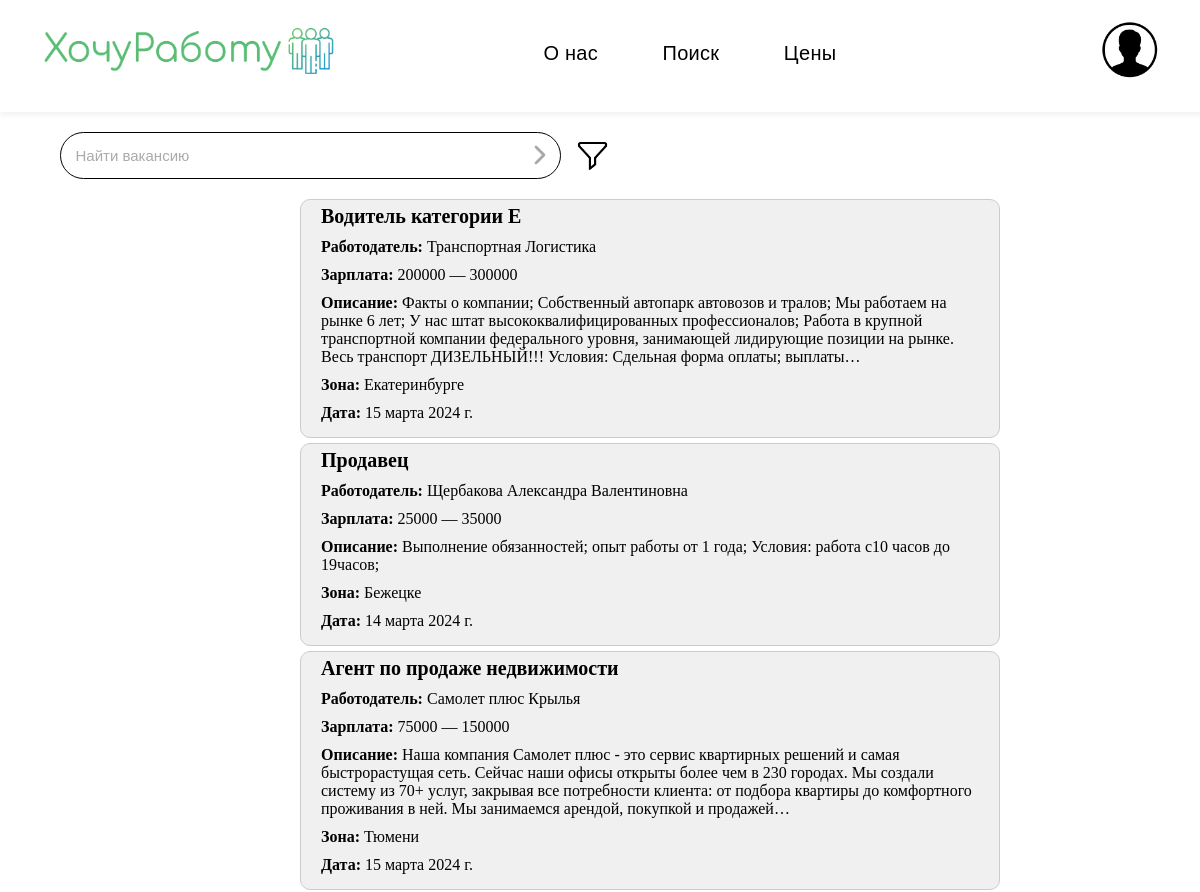
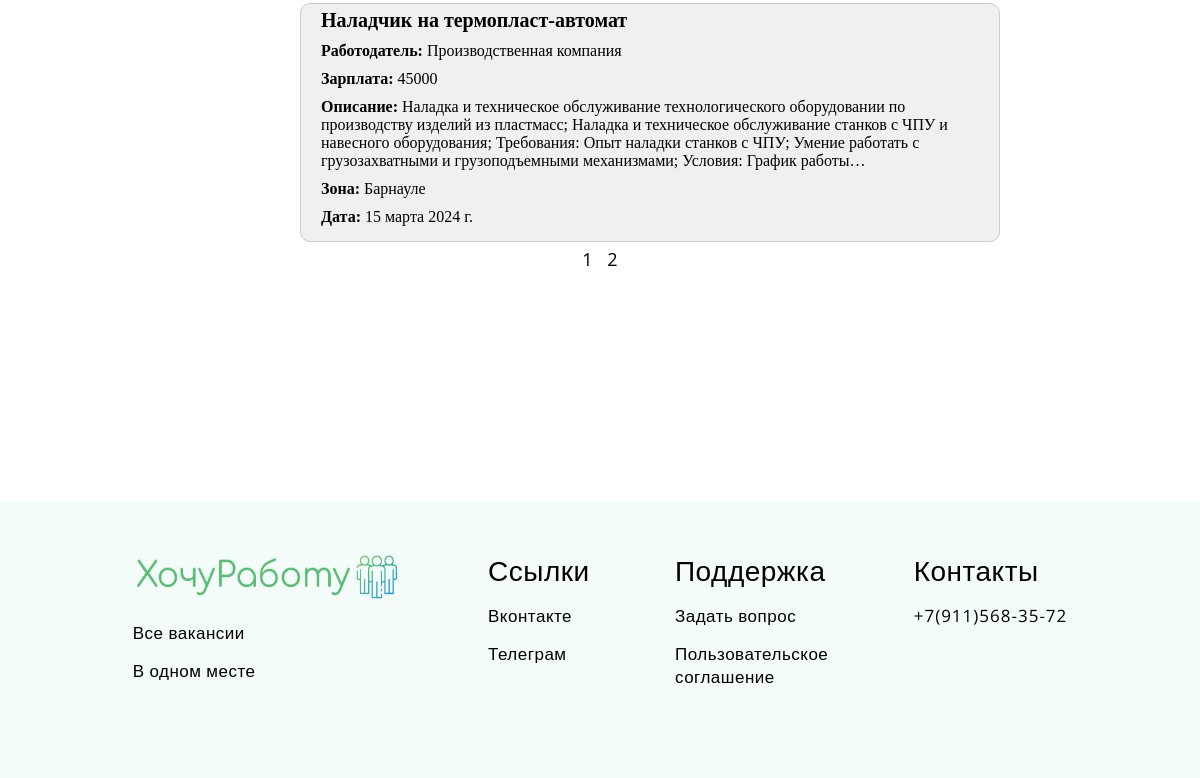
/search?page=2, run on an earlier commit of the app's database (2 pictures, top to bottom).
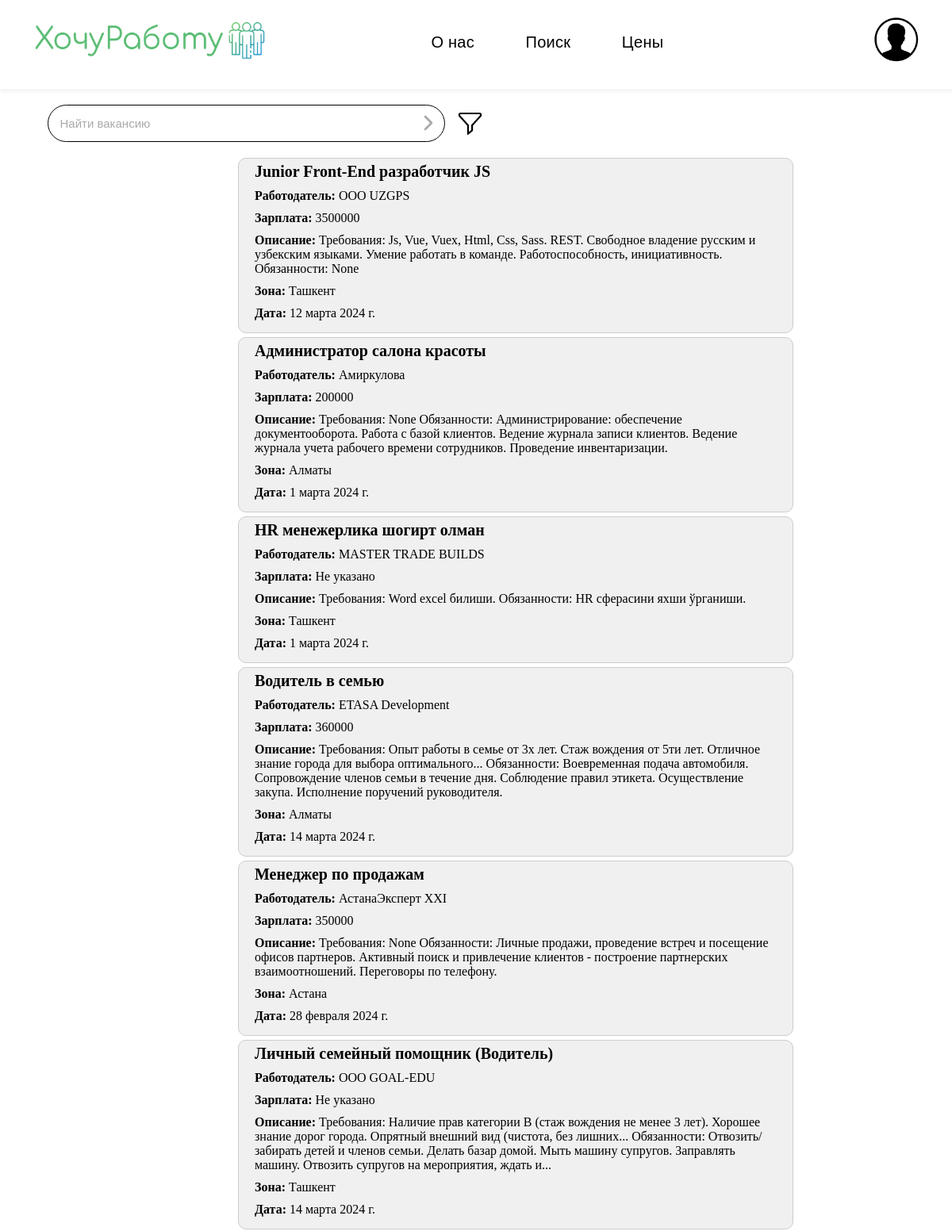
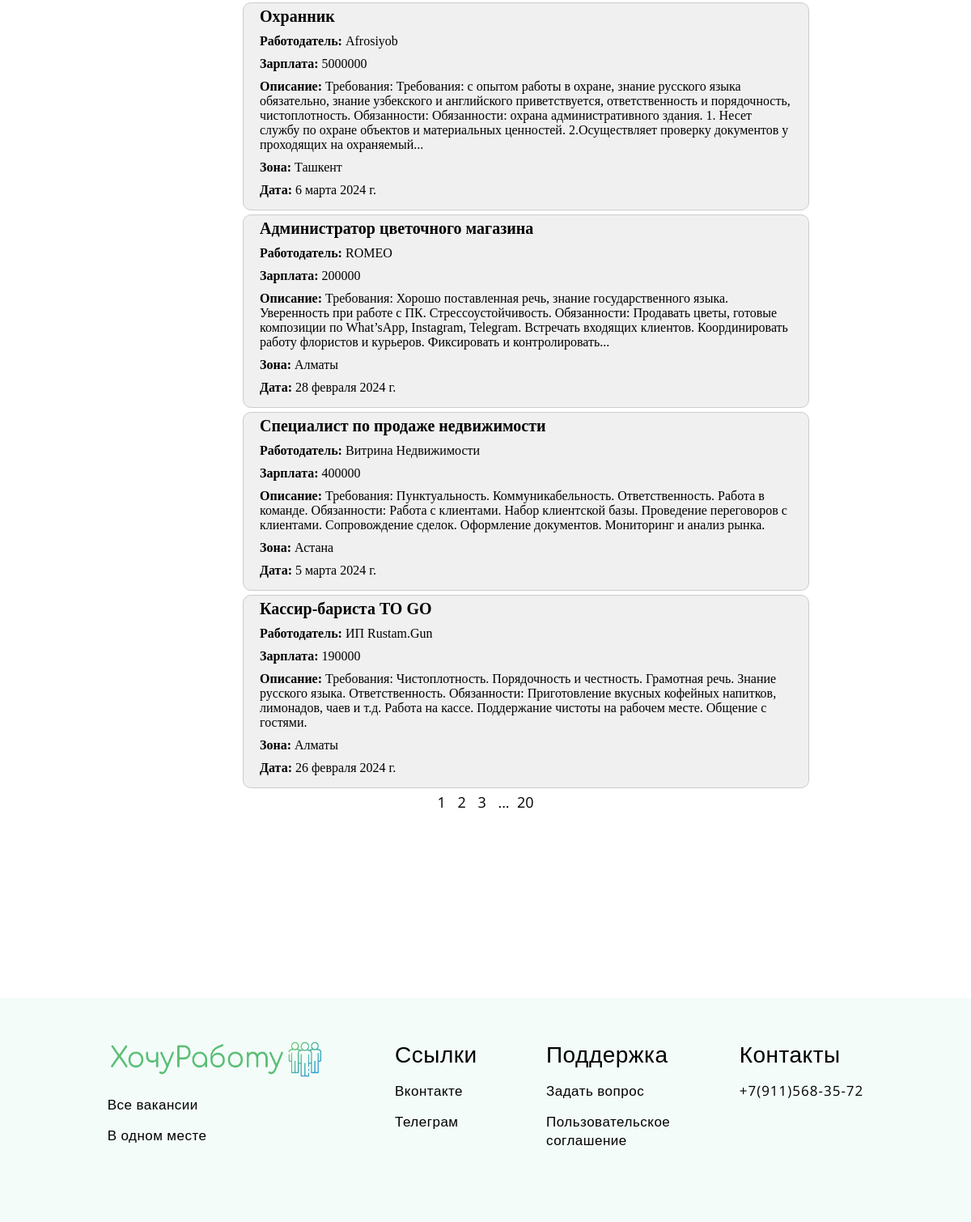
And on a later commit of the database (2 pictures, top to bottom).
### hrweb/models.py (models this page shows)
class Vacancy(models.Model):
    name = models.CharField(max_length=255, verbose_name ='Название')
    employer = models.CharField(max_length=255, verbose_name ='Работодатель')
    url = models.URLField(verbose_name ='Ссылка')
    salary = models.CharField(max_length=100, verbose_name ='Зарплата')
    description = models.TextField(verbose_name ='Описание')
    area = models.CharField(max_length=255, verbose_name ='Зона')
    date = models.DateField(verbose_name ='Дата')
    class Meta:
        verbose_name = 'Вакансия'
        verbose_name_plural = 'Вакансии'

### hrweb/views.py (the view)
# urls.py: path('search', views.search, name='search'),
def search(request):
    query = request.GET.get('search')
    vacancies_list = Vacancy.objects.all()
    if query and query.strip():  # Если введен непустой поисковый запрос
        vacancies_list = vacancies_list.filter(
            Q(name__icontains=query) |
            Q(description__icontains=query) |
            Q(area__icontains=query)
        )
    paginator = Paginator(vacancies_list, 10)  # Показывать по 3 вакансии на странице
    page = request.GET.get('page')
    try:
        vacancies = paginator.page(page)
    except PageNotAnInteger:
        vacancies = paginator.page(1)
    except EmptyPage:
        vacancies = paginator.page(paginator.num_pages)
    first_page_number = 1
    total_pages = paginator.num_pages
    previous_page_number = vacancies.previous_page_number() if vacancies.has_previous() else None
    next_page_number = vacancies.next_page_number() if vacancies.has_next() else None
    show_first_page_link = vacancies.number > 2
    show_last_page_link = vacancies.number < vacancies.paginator.num_pages - 1
    return render(request, 'search.html', {'vacancies': vacancies, 'search_query': query, 'first_page_number': first_page_number, 'total_pages': total_pages, 'previous_page_number': previous_page_number, 'next_page_number': next_page_number, 'show_first_page_link': show_first_page_link, 'show_last_page_link': show_last_page_link})

### hrweb/templates/search.html (shortened to what this page needs)
{% extends "base.html" %}
{% load static %}
    {% block header_down %}
    <div class="filters-info">
        <div class="input-container">
            <div class="search-container">
                <div class="search-input">
                    <form id="search-form" method="GET" action="{% url 'search' %}">
                        <input type="text" id="search" name="search" placeholder="Найти вакансию" value="{{ search_query|default_if_none:'' }}">
                        <img id="search-submit" src="{% static 'hrweb/files/arrow.png' %}" class="toggle-search" alt="Искать">
                    </form>
                    <img src="{% static 'hrweb/files/filters.png' %}" class="toggle-filters" alt="Доп фильтры">
                </div>
            </div>
        </div>
    </div>
    {% endblock %}
    {% block info %}
    <div class="vacancies">
        {% for vacancy in vacancies %}
        <div class="vacancy-box">
            <div class="name_vac">{{vacancy.name}}</div>
            <div class="info_vac"><strong>Работодатель:</strong> {{ vacancy.employer }}</div>
            <div class="info_vac"><strong>Зарплата:</strong> {{ vacancy.salary }}</div>
            <div class="info_vac"><strong>Описание:</strong> {{ vacancy.description }}</div>
            <div class="info_vac"><strong>Зона:</strong> {{ vacancy.area }}</div>
            <div class="info_vac"><strong>Дата:</strong> {{ vacancy.date }}</div>
        </div>
        {% empty %}
        <p>Нет результатов для "{{ query }}".</p>
        {% endfor %}
    </div>
    <div class="pagination">
        <span class="step-links">
            {% if previous_page_number %}
                <a href="?page={{ previous_page_number }}">{{ previous_page_number }}</a>
            {% endif %}
            <span class="current">
                <a href="?page={{ vacancies.number }}">{{ vacancies.number }}</a>
            </span>
            {% if next_page_number %}
                <a href="?page={{ next_page_number }}">{{ next_page_number }}</a>
                {% if show_last_page_link %}
                    <a href="?page={{ total_pages }}">...&nbsp;&nbsp;{{ total_pages }}</a>
                {% endif %}
            {% endif %}
        </span>
    </div>
    {% endblock %}

### hrweb/templates/base.html (shortened to what this page needs)
{% load static %}
<!DOCTYPE html>
<html lang="en">
<head>
    <link rel="stylesheet" href="{% static 'hrweb/styles.css' %}">
    <link rel="stylesheet" href="{% static 'hrweb/profile.css' %}">
    <link rel="stylesheet" href="{% static 'hrweb/price.css' %}">
    <link rel="stylesheet" href="{% static 'hrweb/aboutus.css' %}">
    <link rel="stylesheet" href="{% static 'hrweb/search.css' %}">
</head>
<body>
    <div class="header">
        <div class="container">
            <div class="header-line">
                <div class="header-logo">
                    <a href="/"><img src="{% static 'hrweb/files/logojob.png' %}" alt=""></a>
                </div>
                <div class="nav">
                    <a class="nav-item" href="/about_us">О нас</a>
                    <a class="nav-item" href="/search">Поиск</a>
                    <a class="nav-item" href="/price">Цены</a>
                </div>
                <div class="btn">
                    {% if user.is_authenticated %}
                    <a href="/profile">
                        <img class="button-log" src="{% static 'hrweb/files/profilelogo.png' %}">
                        <div class="tooltip">
                            <a href="/logout">Выйти</a>
                        </div>
                    {% else %}
                    <a href="/auth">
                        <img class="button-log" src="{% static 'hrweb/files/profilelogo.png' %}">
                    {% endif %}
                    </a>
                </div>
            </div>
        </div>
    </div>
    {% block header_down %}
    {% endblock %}
    {% block info %}
    {% endblock %}
    <div class="page-down-block">
        <div class="column-container">
            <div class="first-col">
                <img src="{% static 'hrweb/files/logojob.png' %}" class="logo-info-img">
                <div class="col-text part_1">
                    Все вакансии
                </div>
                <div class="col-text part_2">
                    В одном месте
                </div>
            </div>
            <div class="second-col">
                <div class="info-title">
                    Ссылки
                </div>
                <div class="col-text">
                    Вконтакте
                </div>
                <div class="col-text">
                    Телеграм
                </div>
            </div>
            <div class="third-col">
                <div class="info-title">
                    Поддержка
                </div>
                <div class="col-text">
                    Задать вопрос
                </div>
                <div class="col-text">
                    Пользовательское<br>
                    соглашение
                </div>
            </div>
            <div class="fourth-col">
                <div class="info-title">
                    Контакты
                </div>
                <div class="col-text_number">
                    +7(911)568-35-72
                </div>
            </div>
        </div>
        <div class="empty-place">
        </div>
    </div>
</body>
</html>

### hrweb/static/hrweb/styles.css (style rules this page uses)
.container { margin: 32px 60px; font-family: 'Open Sans', sans-serif; }
body { margin: 0px; }
.header:after { content: ""; display: block; width: 100%; height: 1px; background-color: #fff; margin-top: 32px; opacity: 0.15; border-color: transparent; border-style: solid; box-shadow: 0px 4px 4px 0px rgba(0,0,0,0.3); }
.header-line { padding-top: 0; display: flex; align-items: center; justify-content: space-between; position: relative; letter-spacing: .3px; }
.header-logo { flex-shrink: 0; }
.header-logo img { flex-shrink: 0; width: 400px; height: 70px; }
.nav-item { color: #000; text-decoration: none; font-weight: 300; font-size: 22px; margin-right: 60px; transition: color 0.3s linear; }
.nav { padding-right: 0px; height: 100%; align-items: center; }
.button-log { width: 70px; height: 70px; position: relative; }
.input-container { margin-bottom: 10px; }
.page-down-block { margin-top: 250px; background-color: #f3fcf9; font-family: 'Open Sans', sans-serif; }
.column-container { padding: 50px 0px; display: flex; justify-content: space-around; margin: -20px 90px; letter-spacing: .5px; }
.info-title { font-size: 28px; font-weight: 500; }
.logo-info-img { flex-shrink: 0; width: 270px; height: 50px; }
.col-text { margin-top: 15px; font-size: 17px; }
.col-text_number { margin-top: 15px; font-size: 17px; letter-spacing: 1px; }
.empty-place { height: 60px; }
@media screen and (max-width: 1500px) { .container { margin: 20px 40px; } }
@media screen and (max-width: 1500px) { .header:after { width: 100%; height: 1px; background-color: #fff; margin-top: 16px; opacity: 0.15; border-color: transparent; border-style: solid; box-shadow: 0px 4px 4px 0px rgba(0,0,0,0.3); } }
@media screen and (max-width: 1500px) { .header-line { padding-top: 0; letter-spacing: .3px; } }
@media screen and (max-width: 1500px) { .header-logo img { flex-shrink: 0; width: 300px; height: 54px; } }
@media screen and (max-width: 1500px) { .nav-item { font-weight: 300; font-size: 20px; margin-right: 60px; transition: color 0.3s linear; } }
@media screen and (max-width: 1500px) { .nav { padding-right: 0px; } }
@media screen and (max-width: 1500px) { .button-log { width: 60px; height: 60px; } }

### hrweb/static/hrweb/profile.css (style rules this page uses)
.input-container { margin-bottom: 10px; }
@media screen and (max-width: 1500px) { .input-container { margin-bottom: 10px; } }

### hrweb/static/hrweb/search.css (style rules this page uses)
.filters-info { margin-top: 50px; }
.search-container { margin-bottom: 10px; width: 50%; max-width: 600px; margin: 0 10px; }
.search-input input { width: 50%; max-width: 700px; height: 15px; font-size: 15px; padding: 15px; margin-bottom: 10px; border: 1px solid #000; border-radius: 30px; }
.search-input input::placeholder { color: #aaa; }
.search-input { margin-top: -30px; color: #000; position: relative; text-align: center; }
.search-container { position: relative; }
.search-input input { width: 74%; }
.toggle-search { position: absolute; right: 60px; top: 40%; transform: translateY(-50%); cursor: pointer; }
#search { padding-right: 40px; }
.toggle-search { width: 20px; height: 20px; }
.toggle-filters { width: 35px; height: 35px; right: 0px; position: absolute; top: 40%; transform: translateY(-50%); cursor: pointer; }
.vacancies { justify-content:end; padding-left: 300px; padding-right: 200px; }
.vacancy-box { background-color: #f0f0f0; border: 1px solid #ccc; border-radius: 10px; padding: 5px 20px; margin: 5px auto; width: calc(100%); box-sizing: border-box; }
.name_vac { font-size: 20px; font-weight: bold; padding-bottom: 10px; }
.info_vac { padding-bottom: 10px; }
.pagination { text-align: center; font-size: 18px; font-family: 'Open Sans', sans-serif; }
.pagination a { color: black; text-decoration: none; margin: 0 5px; }

What changed in the data, as far as the page shows it:
removed Vacancy: name "Водитель категории Е", employer "Транспортная Логистика", salary "200000 — 300000", description "Факты о компании; Собственный автопарк автовозов и тралов; Мы работаем на рынке 6 лет; У нас штат высококвалифицированных профессионалов; Работа в крупной транспортной компании федерального уровня, занимающей лидирующие позиции на рынке. Весь транспорт ДИЗЕЛЬНЫЙ!!! Условия: Сдельная форма оплаты; выплаты…", area "Екатеринбурге", date "15 марта 2024 г."
removed Vacancy: name "Продавец", employer "Щербакова Александра Валентиновна", salary "25000 — 35000", description "Выполнение обязанностей; опыт работы от 1 года; Условия: работа с10 часов до 19часов;", area "Бежецке", date "14 марта 2024 г."
removed Vacancy: name "Агент по продаже недвижимости", employer "Самолет плюс Крылья", salary "75000 — 150000", description "Наша компания Самолет плюс - это сервис квартирных решений и самая быстрорастущая сеть. Сейчас наши офисы открыты более чем в 230 городах. Мы создали систему из 70+ услуг, закрывая все потребности клиента: от подбора квартиры до комфортного проживания в ней. Мы занимаемся арендой, покупкой и продажей…", area "Тюмени", date "15 марта 2024 г."
removed Vacancy: name "Наладчик на термопласт-автомат", employer "Производственная компания", salary "45000", description "Наладка и техническое обслуживание технологического оборудовании по производству изделий из пластмасс; Наладка и техническое обслуживание станков с ЧПУ и навесного оборудования; Требования: Опыт наладки станков с ЧПУ; Умение работать с грузозахватными и грузоподъемными механизмами; Условия: График работы…", area "Барнауле", date "15 марта 2024 г."
added Vacancy: name "Junior Front-End разработчик JS", employer "OOO UZGPS", salary "3500000", description "Требования: Js, Vue, Vuex, Html, Css, Sass. REST. Свободное владение русским и узбекским языками. Умение работать в команде. Работоспособность, инициативность. Обязанности: None", area "Ташкент", date "12 марта 2024 г."
added Vacancy: name "Администратор салона красоты", employer "Амиркулова", salary "200000", description "Требования: None Обязанности: Администрирование: обеспечение документооборота. Работа с базой клиентов. Ведение журнала записи клиентов. Ведение журнала учета рабочего времени сотрудников. Проведение инвентаризации.", area "Алматы", date "1 марта 2024 г."
added Vacancy: name "HR менежерлика шогирт олман", employer "MASTER TRADE BUILDS", salary "Не указано", description "Требования: Word excel билиши. Обязанности: HR сферасини яхши ўрганиши.", area "Ташкент", date "1 марта 2024 г."
added Vacancy: name "Водитель в семью", employer "ETASA Development", salary "360000", description "Требования: Опыт работы в семье от 3х лет. Стаж вождения от 5ти лет. Отличное знание города для выбора оптимального... Обязанности: Воевременная подача автомобиля. Сопровождение членов семьи в течение дня. Соблюдение правил этикета. Осуществление закупа. Исполнение поручений руководителя.", area "Алматы", date "14 марта 2024 г."
added Vacancy: name "Менеджер по продажам", employer "АстанаЭксперт ХХI", salary "350000", description "Требования: None Обязанности: Личные продажи, проведение встреч и посещение офисов партнеров. Активный поиск и привлечение клиентов - построение партнерских взаимоотношений. Переговоры по телефону.", area "Астана", date "28 февраля 2024 г."
added Vacancy: name "Личный семейный помощник (Водитель)", employer "OOO GOAL-EDU", salary "Не указано", description "Требования: Наличие прав категории В (стаж вождения не менее 3 лет). Хорошее знание дорог города. Опрятный внешний вид (чистота, без лишних... Обязанности: Отвозить/ забирать детей и членов семьи. Делать базар домой. Мыть машину супругов. Заправлять машину. Отвозить супругов на мероприятия, ждать и...", area "Ташкент", date "14 марта 2024 г."
added Vacancy: name "Охранник", employer "Afrosiyob", salary "5000000", description "Требования: Требования: с опытом работы в охране, знание русского языка обязательно, знание узбекского и английского приветствуется, ответственность и порядочность, чистоплотность. Обязанности: Обязанности: охрана административного здания. 1. Несет службу по охране объектов и материальных ценностей. 2.Осуществляет проверку документов у проходящих на охраняемый...", area "Ташкент", date "6 марта 2024 г."
added Vacancy: name "Администратор цветочного магазина", employer "ROMEO", salary "200000", description "Требования: Хорошо поставленная речь, знание государственного языка. Уверенность при работе с ПК. Стрессоустойчивость. Обязанности: Продавать цветы, готовые композиции по What’sApp, Instagram, Telegram. Встречать входящих клиентов. Координировать работу флористов и курьеров. Фиксировать и контролировать...", area "Алматы", date "28 февраля 2024 г."
added Vacancy: name "Специалист по продаже недвижимости", employer "Витрина Недвижимости", salary "400000", description "Требования: Пунктуальность. Коммуникабельность. Ответственность. Работа в команде. Обязанности: Работа с клиентами. Набор клиентской базы. Проведение переговоров с клиентами. Сопровождение сделок. Оформление документов. Мониторинг и анализ рынка.", area "Астана", date "5 марта 2024 г."
added Vacancy: name "Кассир-бариста TO GO", employer "ИП Rustam.Gun", salary "190000", description "Требования: Чистоплотность. Порядочность и честность. Грамотная речь. Знание русского языка. Ответственность. Обязанности: Приготовление вкусных кофейных напитков, лимонадов, чаев и т.д. Работа на кассе. Поддержание чистоты на рабочем месте. Общение с гостями.", area "Алматы", date "26 февраля 2024 г."
Also different on the page:
{{ next_page_number }}: (not shown) → "3"
{{ total_pages }}: (not shown) → "20"
